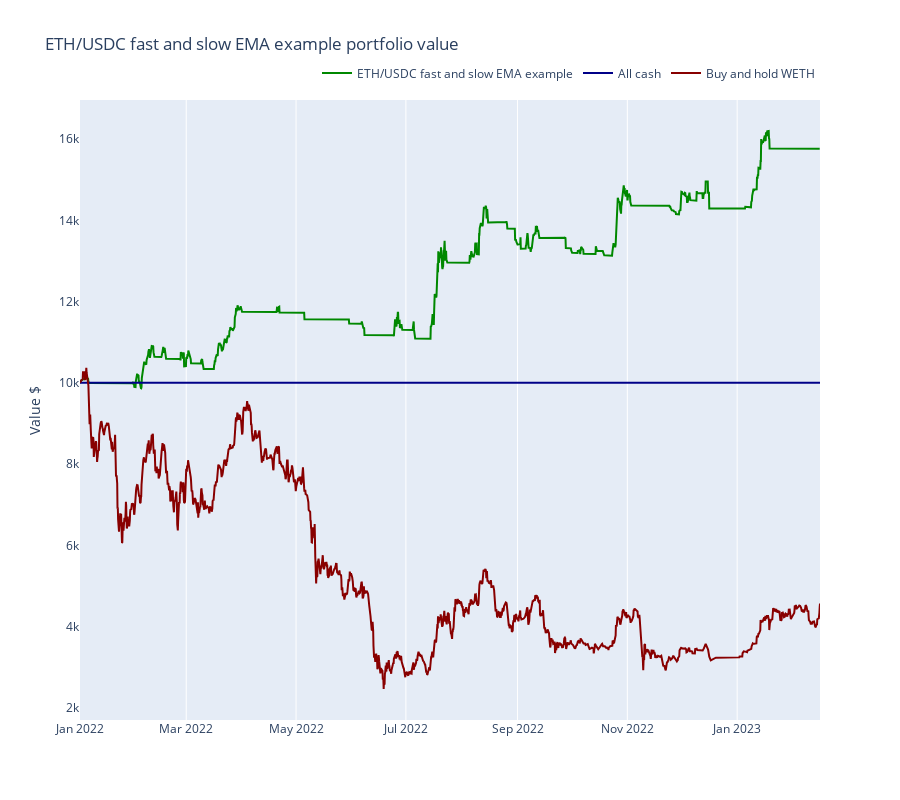

The cell this chart's notebook holds for it:
### Code cell
from tradeexecutor.visual.benchmark import visualise_benchmark

traded_pair = universe.universe.pairs.get_single()

fig = visualise_benchmark(
    state.name,
    portfolio_statistics=state.stats.portfolio,
    all_cash=state.portfolio.get_initial_deposit(),
    buy_and_hold_asset_name=traded_pair.base_token_symbol,
    buy_and_hold_price_series=universe.universe.candles.get_single_pair_data()["close"],
    start_at=START_AT,
    end_at=END_AT,
    height=800
)

fig.show()

### Figure 1 — Plotly figure (JSON) as saved in the notebook; plotly's stock layout.template omitted (floating-point values rounded to 4 significant figures; data arrays with more than 128 entries replaced by an {"elided": "..."} marker saying what was removed)
{"data": [{"line": {"color": "#008800"}, "mode": "lines", "name": "ETH/USDC fast and slow EMA example", "type": "scatter", "x": {"elided": "2466 str values"}, "y": {"elided": "2466 float values"}}, {"line": {"color": "#000088"}, "mode": "lines", "name": "All cash", "type": "scatter", "x": ["2022-01-01T00:00:00", "2023-02-16T00:00:00"], "y": [10000, 10000]}, {"line": {"color": "#880000"}, "mode": "lines", "name": "Buy and hold WETH", "type": "scatter", "x": {"elided": "1741 str values"}, "y": {"elided": "1741 float values"}}], "layout": {"height": 800, "legend": {"orientation": "h", "x": 1, "xanchor": "right", "y": 1.02, "yanchor": "bottom"}, "title": {"text": "ETH/USDC fast and slow EMA example portfolio value"}, "xaxis": {"rangeslider": {"visible": false}}, "yaxis": {"showgrid": false, "title": {"text": "Value $"}}}}
